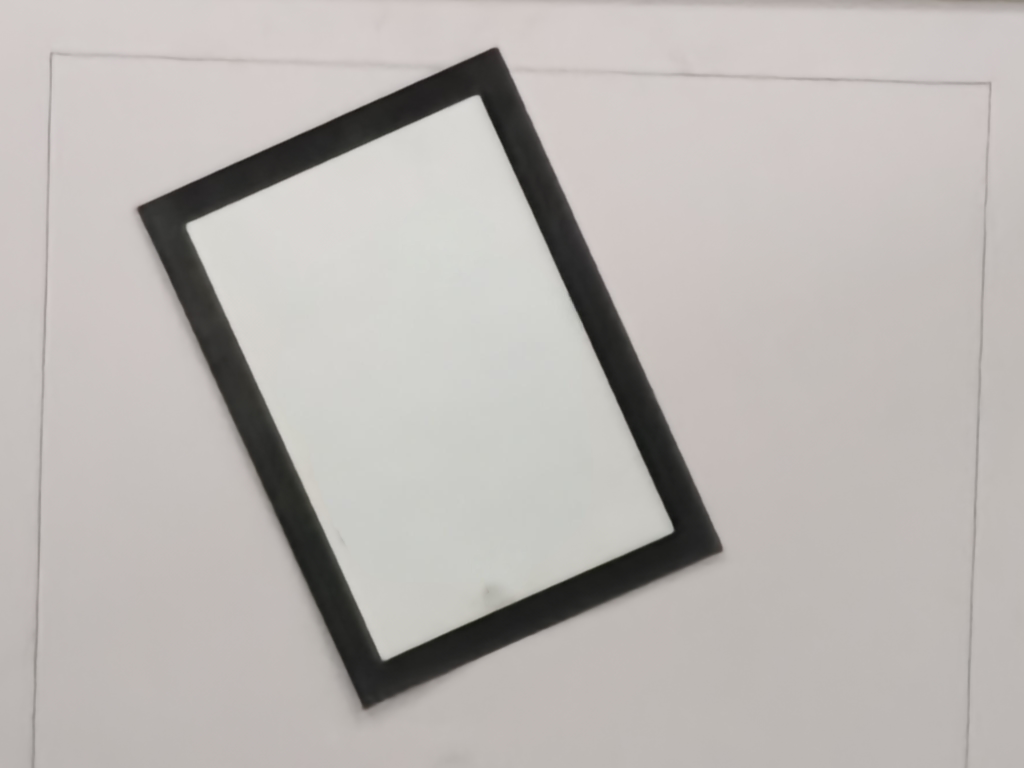
#> input picture run/black.jpg, 4096 x 3072 px (shown at 1/4 size)
$ python -i detect.py   (imports and definitions only)
#> lines starting #> are read from the running program, lines starting #| are printed output that depends on the picture; after the words box and inside, x2 and y2 are one past the last pixel; in counts of white or black regions, pixels touching at a corner belong together
#> further down, picture is the input picture: shape (3072, 4096, 3); mean B, G, R 179, 182.3, 186.8
import cv2
import numpy as np
import process_lib.image_lib as lb
import process_lib.control_lib as ctrl
from multiprocessing import shared_memory, Value, Pipe
import time
import math
import os

CAMERA_FPS = 30
CAMERA_WIDTH = 1280 # 1080p 1920*1080
CAMERA_HEIGHT = 720 # 1080p 1920*1080
FRAME_CENTER_X = CAMERA_WIDTH // 2
FRAME_CENTER_Y = CAMERA_HEIGHT // 2
MIN_AREA_SMALL = 5000
MAX_AREA_SMALL = 20000
MIN_AREA_LARGE = 30000
MAX_AREA_LARGE = 10000000
MIN_CHESS_RADIUS = 5
MAX_CHESS_RADIUS = 50
MODEL_PATH = "/home/ubuntu/Project/Project/run/best.rknn"
NUM_CLASSES = 2
white = np.full((CAMERA_HEIGHT, CAMERA_WIDTH), 255, dtype=np.uint8)
sorted_chess_board_position = []
isInitialized = False
chess_color = []
chess_index = []
board_index = []
chess_state = []
phase = 1
task = 1

# 跟踪棋子位置
class ObjectTracker:
    # [97 lines left out: functions __init__, init_first_frame, update, _match, not called in this run]

class TicTacToe:
    # [5 lines left out: function __init__, not called in this run]

    def update_board(self, new_board):
        self.board = new_board

    def get_possible_moves(self, board):
        return [i for i, v in enumerate(board) if v == 0]

    # [4 lines left out: function make_move, not called in this run]

    # 判断是否结束
    def is_terminal(self, board):
        return self.check_winner(board) != 0 or not any(v == 0 for v in board)

    # [49 lines left out: functions check_winner, evaluate, alphabeta, not called in this run]

    def best_move(self, board):
        _, move = self.alphabeta(board, depth=9, alpha=float('-inf'), beta=float('inf'), is_maximizing=True)
        return move

# [272 lines left out: functions initialization, get_chess_state, task_1, task_2, task_3, task_4 and 4 more, not called in this run]

# 对图像进行预处理
def preprocess_frame(frame):
    frame = cv2.cvtColor(frame, cv2.COLOR_BGR2HSV)
#> frame: shape (3072, 4096, 3); mean H, S, V 15.8, 11, 186.9
    pink_mask = cv2.inRange(frame, (130, 20, 100), (160, 150, 255))
#> pink_mask: shape (3072, 4096); every value is 0
    black_mask = cv2.inRange(frame, (0, 0, 0), (180, 255, 100))
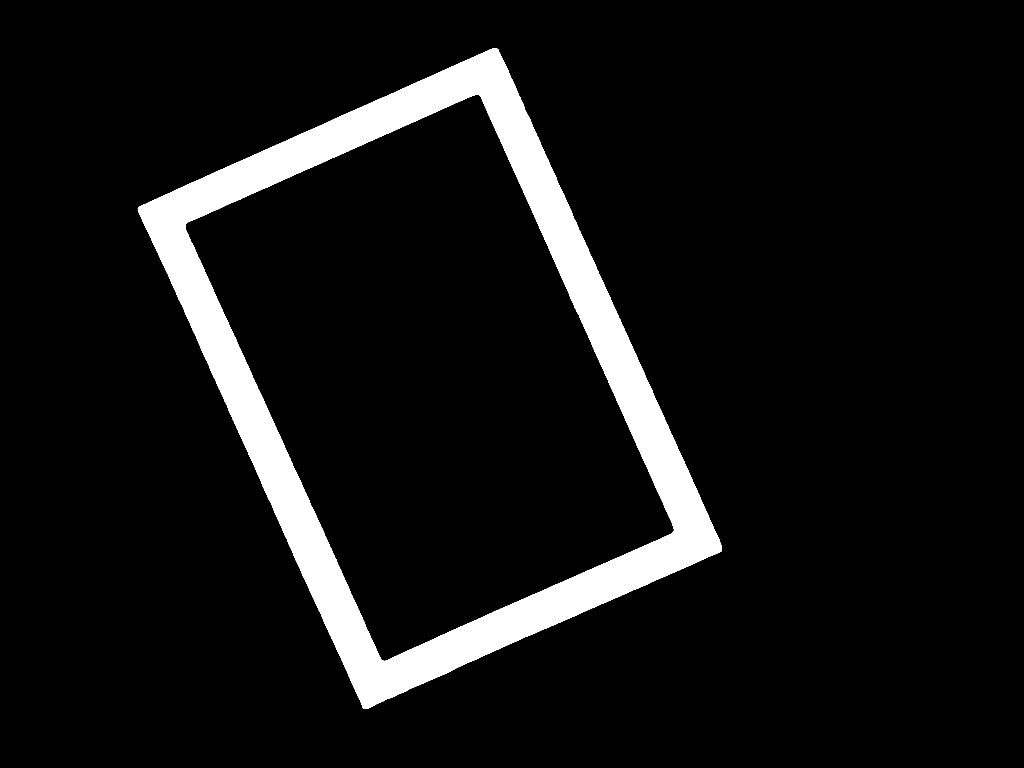
#> black_mask: shape (3072, 4096) (shown at 1/4 size); 8% white; 1 white region, box (x1, y1, x2, y2) and area: (551, 193, 2888, 2836) 1001485
    white_mask = cv2.inRange(frame, (20, 0, 170), (160, 50, 255))
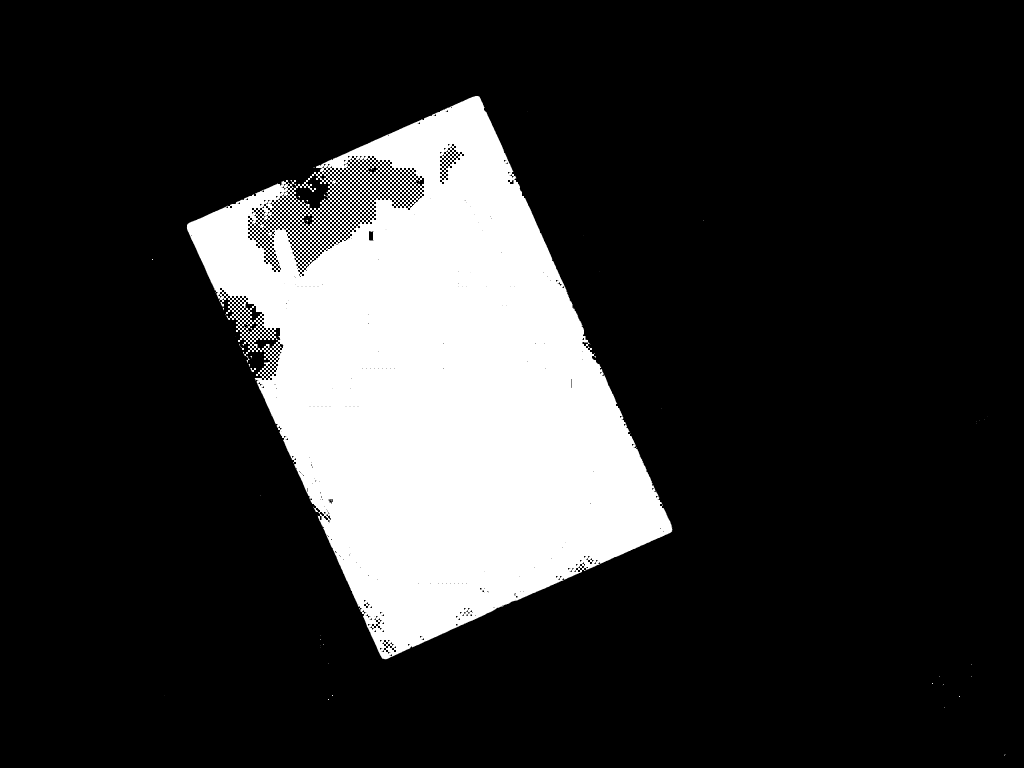
#> white_mask: shape (3072, 4096) (shown at 1/4 size); 18.4% white; 66 white regions (46 under 20 px), largest, box (x1, y1, x2, y2) and area: (747, 384, 2690, 2637) 2310033, (1001, 1472, 1024, 1488) 183, (1168, 720, 1184, 736) 125
    kernel = cv2.getStructuringElement(cv2.MORPH_ELLIPSE, (5, 5))
    pink_mask = cv2.morphologyEx(pink_mask, cv2.MORPH_CLOSE, kernel)
    black_mask = cv2.dilate(black_mask, kernel, iterations=2)
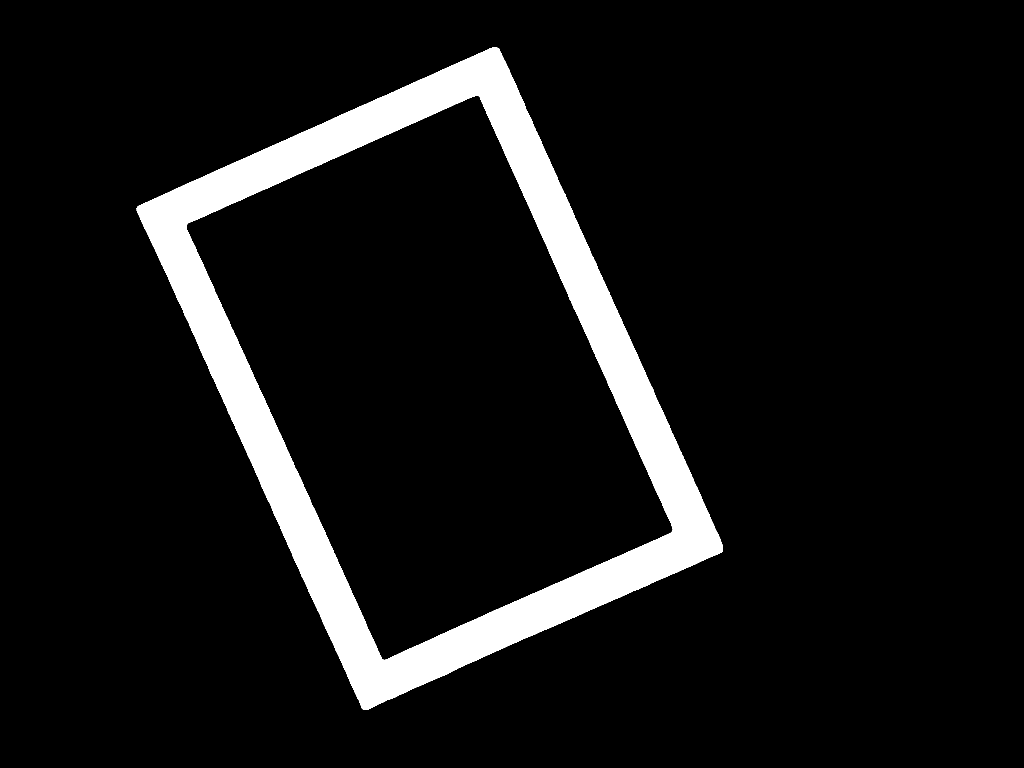
#> black_mask: shape (3072, 4096) (shown at 1/4 size); 8.4% white; 1 white region, box (x1, y1, x2, y2) and area: (547, 189, 2892, 2840) 1059562
    # black_mask = cv2.morphologyEx(black_mask, cv2.MORPH_CLOSE, kernel, iterations=2)
#> (the run stopped early here; a loop or call above may not have finished)
